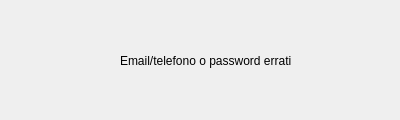
<?xml version="1.0" encoding="UTF-8"?>
<ui version="4.0">
 <class>Dialog4</class>
 <widget class="QDialog" name="Dialog4">
  <property name="geometry">
   <rect>
    <x>0</x>
    <y>0</y>
    <width>400</width>
    <height>120</height>
   </rect>
  </property>
  <property name="windowTitle">
   <string>Accesso negato</string>
  </property>
  <widget class="QLabel" name="label">
   <property name="geometry">
    <rect>
     <x>120</x>
     <y>50</y>
     <width>191</width>
     <height>21</height>
    </rect>
   </property>
   <property name="text">
    <string>Email/telefono o password errati</string>
   </property>
  </widget>
 </widget>
 <resources/>
 <connections/>
</ui>
